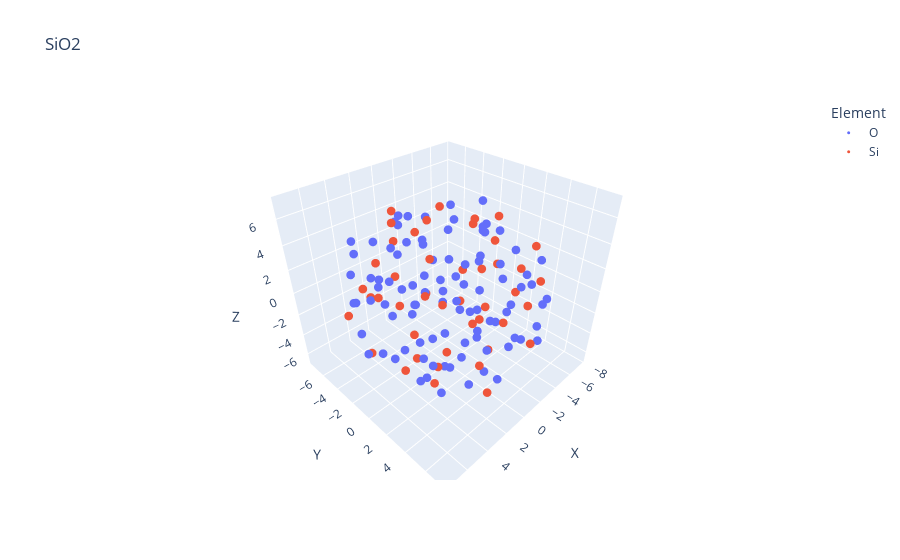

The code cell stored with this chart in its notebook:
### Code cell
# reduce the number of points by only keeping atoms
# within a certain distance of the origin
df['Distance'] = (df['X']**2 + df['Y']**2 + df['Z']**2)**0.5
df = df[df['Distance'] < 8]
print(f"Number of rows: {len(df)}, number of silicon atoms: {len(df[df['Element'] == 'Si'])}, number of oxygen atoms: {len(df[df['Element'] == 'O'])}")
# use plotly to visualize the data. Oxygen atoms are red, silicon atoms are blue
import plotly.express as px
fig = px.scatter_3d(df, x='X', y='Y', z='Z', color='Element', title='SiO2')
fig.update_traces(marker_size = 3)
fig.show()
